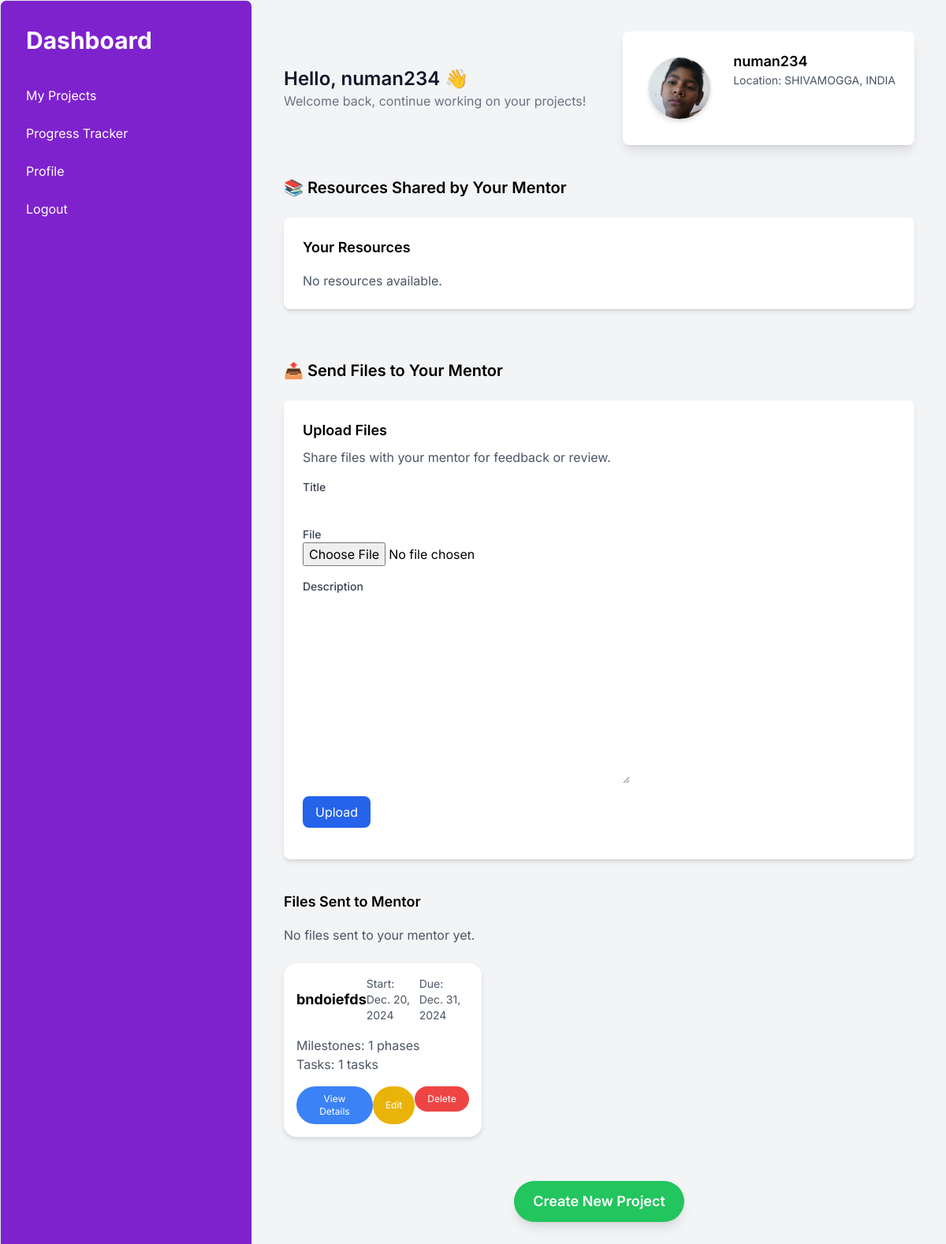
Page /student/dashboard/ (signed in) on the committed database.
### MySiteApp/models.py (models this page shows, shortened)
class User(AbstractUser):
    ROLE_CHOICES = [
        ('student', 'Student'),
        ('mentor', 'Mentor'),
        ('admin', 'Admin'),
    ]
    role = models.CharField(max_length=10, choices=ROLE_CHOICES, default='student')
    id = models.AutoField(primary_key=True)
    profile_picture = models.ImageField(upload_to='profile_pictures/', null=True, blank=True)
    mentor = models.ForeignKey(
        'self',
        on_delete=models.SET_NULL,
        null=True,
        blank=True,
        related_name='students'
    )  # Link students to mentors
    progress = models.FloatField(default=0.0)

class Project(models.Model):
    id = models.AutoField(primary_key=True)
    title = models.CharField(max_length=200)
    description = models.TextField(blank=True, null=True)
    start_date = models.DateField()
    due_date = models.DateField(default="2024-12-31")
    owner = models.ForeignKey(User, on_delete=models.CASCADE, related_name='owned_projects',null=True, blank=True)
    mentor = models.ForeignKey(User, on_delete=models.SET_NULL, null=True, blank=True, related_name='mentored_projects')  # Supervisor (mentor)
    students = models.ManyToManyField(
        User, related_name='assigned_projects', blank=True, limit_choices_to={'role': 'student'}
    )

class Phases(models.Model):
    id = models.AutoField(primary_key=True)
    title = models.CharField(max_length=100,default="Default Phase Title")
    description = models.TextField(blank=True, null=True)
    due_date = models.DateField()
    status = models.CharField(max_length=50, choices=[('pending', 'Pending'), ('completed', 'Completed')], default='pending')
    project = models.ForeignKey(Project, on_delete=models.CASCADE, related_name='phases')
    mentor_notes = models.TextField(blank=True, null=True)  # Notes from the mentor

### MySiteApp/views.py (the view)
# urls.py: path('student/dashboard/', views.student_dashboard, name='student_dashboard'),
@login_required
def student_dashboard(request):
    if request.user.role != 'student':
        return redirect('access_denied')  # Redirect unauthorized users
    mentor = request.user.mentor
    accessible_resources = models.Resource.objects.filter(students=request.user)
    allocated_projects = models.Project.objects.filter(
        students__in=[request.user]
    )
    files_sent_to_mentor = models.Resource.objects.filter(students=request.user, mentor=mentor)
    if request.method == 'POST':
        form = forms.ResourceForm(request.POST, request.FILES)
        if form.is_valid():
            resource = form.save(commit=False)
            resource.sender = request.user  # Set the sender as the current user
            resource.recipient = request.user.mentor  # Set the mentor as the recipient
            resource.save()
            return redirect('student_dashboard')  # Refresh the page after form submission
    else:
        form = forms.ResourceForm()
    return render(request, 'dashboards/student_dashboard.html', {'allocated_projects': allocated_projects,'accessible_resources': accessible_resources,'files_sent_to_mentor': files_sent_to_mentor,'form':form})

### MySiteApp/forms.py
class ResourceForm(forms.ModelForm):
    class Meta:
        model = models.Resource
        fields = ['title', 'file', 'description', 'students']

### MySiteApp/templates/dashboards/student_dashboard.html (shortened to what this page needs)
<html lang="en">
<head>
    <script src="https://cdn.tailwindcss.com"></script>
    <link rel="stylesheet" href="https://cdnjs.cloudflare.com/ajax/libs/font-awesome/5.15.3/css/all.min.css">
</head>
<body class="bg-gray-100 min-h-screen">
<div class="flex">
    <div class="w-80 bg-purple-700 text-white p-8 min-h-screen rounded-lg border border-purple-5000">
        <a href="{% url 'student_dashboard' %}"><div class="text-3xl font-bold mb-10">Dashboard</div></a>
        <ul>
            <li class="mb-6">
                <a href="{% url 'all_projects' %}" class="text-white hover:text-gray-300">My Projects</a>
            </li>
            <li class="mb-6">
                <a href="{% url 'progress_tracker' %}" class="text-white hover:text-gray-300">Progress Tracker</a>
            </li>
            <li class="mb-6">
                <a href="{% url 'profile' %}" class="text-white hover:text-gray-300">Profile</a>
            </li>
            <li>
                <a href="{% url 'login' %}" class="text-white hover:text-gray-300">Logout</a>
            </li>
        </ul>
    </div>
    <div class="flex-1 p-10">
        <div class="flex justify-between items-center mb-6">
            <div>
                <div class="text-2xl font-semibold text-gray-900">Hello, {{ user.username }} 👋</div>
                <div class="text-gray-500">Welcome back, continue working on your projects!</div>
            </div>
            <div class="p-6 inline-flex bg-white rounded-lg shadow-lg">
                <div class="p-2">
                    <img src="{% if user.profile_picture %}{{ user.profile_picture.url }}{% else %}https://placehold.co/100x100.png{% endif %}" alt="Profile image of {{ user.username }}"
                    class="w-20 h-20 rounded-full object-cover border border-gray-200 shadow-md">
                </div>
                <div class="pl-5">
                    <div class="font-semibold text-lg">{{ user.username }}</div>
                    <div class="text-sm text-gray-600">Location: SHIVAMOGGA, INDIA</div>
                </div>
            </div>
        </div>
        <section class="mt-10">
            <h2 class="text-xl font-semibold mb-6">📚 Resources Shared by Your Mentor</h2>
            <div class="p-6 bg-white rounded-lg shadow-md">
                <h3 class="text-lg font-semibold">Your Resources</h3>
                <ul class="mt-4 space-y-3">
                    {% for resource in user.accessible_resources.all %}
                        <li class="flex justify-between items-center">
                            <a href="{{ resource.file.url }}" class="text-blue-600 underline" download>
                                {{ resource.title }}
                            </a>
                            <form action="{% url 'delete_resource' resource.id %}" method="POST" class="ml-4">
                                {% csrf_token %}
                                <button type="submit" class="px-4 py-2 bg-red-600 text-white text-xs rounded-full">
                                    Delete
                                </button>
                            </form>
                        </li>
                    {% empty %}
                        <p class="text-gray-600">No resources available.</p>
                    {% endfor %}
                </ul>
            </div>
        </section><br>
        <section class="mt-10">
            <h2 class="text-xl font-semibold mb-6">📤 Send Files to Your Mentor</h2>
            <div class="p-6 bg-white rounded-lg shadow-md">
                <h3 class="text-lg font-semibold">Upload Files</h3>
                <p class="text-gray-600 mt-2">Share files with your mentor for feedback or review.</p>
                <form action="{% url 'student_dashboard' %}" method="POST" enctype="multipart/form-data" class="mt-4">
                    <div class="grid grid-cols-1 gap-4">
                        <div>
                            <label class="block text-sm font-medium text-gray-700">Title</label>
                            {{ form.title }}
                        </div>
                        <div>
                            <label class="block text-sm font-medium text-gray-700">File</label>
                            {{ form.file }}
                        </div>
                        <div>
                            <label class="block text-sm font-medium text-gray-700">Description</label>
                            {{ form.description }}
                        </div>
                    </div>
                    <button type="submit" class="mt-4 bg-blue-600 text-white px-4 py-2 rounded-lg hover:bg-blue-700">
                        Upload
                    </button>
                </form>
            </div>
            <div class="mt-10">
                <h3 class="text-lg font-semibold">Files Sent to Mentor</h3>
                <ul class="mt-4 space-y-3">
                    {% for file in files_sent_to_mentor %}
                        <li class="flex justify-between items-center">
                            <a href="{{ file.file.url }}" class="text-blue-600 underline" download>
                                {{ file.title }}
                            </a>
                            <span class="text-sm text-gray-500">{{ file.description }}</span>
                            <span class="text-sm text-gray-500">Uploaded: {{ file.uploaded_at|date:"Y-m-d H:i" }}</span>
                            <form action="{% url 'delete_resource' file.id %}" method="POST" class="ml-4">
                                {% csrf_token %}
                                <button type="submit" class="px-4 py-2 bg-red-600 text-white text-xs rounded-full">
                                    Delete
                                </button>
                            </form>
                        </li>
                    {% empty %}
                        <p class="text-gray-600">No files sent to your mentor yet.</p>
                    {% endfor %}
                </ul>
            </div>
        </section><br>
        <div class="grid grid-cols-1 md:grid-cols-2 lg:grid-cols-3 gap-6">
            {% for project in allocated_projects %}
                <div class="card">
                    <div class="flex justify-between items-center mb-4">
                        <div class="font-bold text-lg">{{ project.title }}</div>
                        <div class="text-sm text-gray-600">Start: {{ project.start_date }}</div>
                        <div class="text-sm text-gray-600">Due: {{ project.due_date }}</div>
                    </div>
                    <div class="mb-4">
                        <p class="text-gray-600">Milestones: {{ project.phases.count }} phases</p>
                        <p class="text-gray-600">Tasks: {{ project.phases.all|length }} tasks</p>
                    </div>
                    <div class="flex justify-between">
                        <a href="{% url 'project_details' project_id=project.id %}"><button class="px-4 py-2 bg-blue-500 text-white text-xs rounded-full">View Details</button></a>
                        <button class="px-4 py-2 bg-yellow-500 text-white text-xs rounded-full">Edit</button>
                        <a href="{% url 'delete_project' project_id=project.id %}"><button class="px-4 py-2 bg-red-500 text-white text-xs rounded-full">Delete</button></a>
                    </div>
                </div>
            {% empty %}
                <p>No projects yet. Create a new project!</p>
            {% endfor %}
        </div>
        <div class="mt-8 text-center">
            <a href="{% url 'create_project' %}">
                <button class="px-6 py-3 bg-green-500 text-white text-lg font-semibold rounded-full shadow-lg hover:bg-green-600">
                    Create New Project
                </button>
            </a>
        </div>
    </div>
</div>
</body>
</html>

### MySiteApp/templates/dashboards/student_dashboard.html (style rules this page uses)
body { font-family: 'Inter', sans-serif; }
.card { background: #ffffff; box-shadow: 0 4px 6px rgba(0, 0, 0, 0.1); border-radius: 16px; padding: 1rem; margin-bottom: 1.5rem; }

### rows in the picture
User: username "numan234", profile_picture (picture)
Project: title "bndoiefds", start_date "Dec. 20, 2024", due_date "Dec. 31, 2024", phases.count "1", phases.all|length "1"
